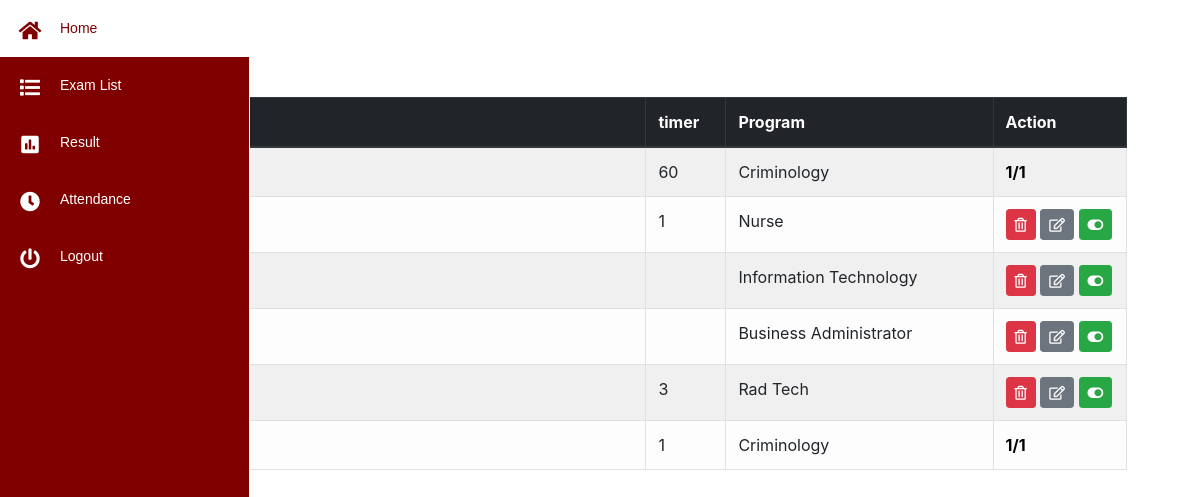
Page /emp/exam_list.php (signed in) on the committed database.
### tables this page shows
CREATE TABLE `lexamtb` (
  `lexamtbl_id` int(11) NOT NULL,
  `exam_name` varchar(255) NOT NULL,
  `program` varchar(225) NOT NULL,
  `exam_no` varchar(255) NOT NULL,
  `actyear` varchar(225) NOT NULL,
  `status` enum('0','1') NOT NULL
);

CREATE TABLE `timetbl` (
  `timer_id` int(11) NOT NULL,
  `exam_id` varchar(255) NOT NULL,
  `duration` varchar(255) NOT NULL
);

### emp/exam_list.php (the view, shortened to what this page needs)
<!DOCTYPE html>
<html>
<head>
</head>
<body>
<?php
 include ("php/nav.php");
$q1="SELECT * FROM lexamtb WHERE actyear ='$active'";
 $r1= mysqli_query($conn,$q1);
?>
<div class="container">
<br>
<center><h3 style="color: white" >Exam List</h3></center>
<button type="submit" class="btn btn-warning btn-sm" name="tran" data-toggle="modal" data-target="#cexam">
</button>
<br>
   <div class=" table-sorting table-responsive-sm mx-auto " style="width:95%">
                   <table class="table table-striped table-bordered table-light"  id="tSortable22">
                    <thead class="thead-dark">
                     <tr>
                                            <th style="width:1%">#</th>
                                            <th style="width:40%">Exam</th>
                                            <th style="width:5%">timer</th>
                                            <th style="width:20%">Program</th>
                                            <th style="width:10%">Action</th>
                                        </tr>
                                      </thead>
                                              <tbody>
                                        <?php
                                        $counter =1;
                                        while($row = mysqli_fetch_array($r1)){
 $exam_name= $row["exam_name"];
  $prog1= $row["program"];
   $count='hidden';
  $button= '';
  $check_exam = mysqli_query($conn, "SELECT * FROM lexamtb WHERE status='1' AND exam_name='$exam_name' AND program='$prog1'");
  $check_exam_row = mysqli_num_rows($check_exam);
    if($check_exam_row > 0) {
      $button = 'hidden style="cursor: not-allowed;"';
      $count='';
    }
?>
                                        <tr weight="100%">
                                        <td ><?php echo $counter; ?></td>
                                        <td><?php echo $row["exam_name"]; ?></td>
<?php
$eid = $row["exam_no"];
$program =$row["program"];
  $s2= "SELECT * FROM timetbl WHERE exam_id = '$eid'";
  $r2 = $conn->query($s2);
  $d2= $r2->fetch_assoc();
  $dura = $d2['duration'];
?>
                                        <td><?php echo  $dura ?></td>
                                        <td><?php echo $row["program"]; ?></td>
                                        <td  style="color: white;">
                                        <a href="action_exam.php?id=<?php echo $row["exam_no"]; ?>"  onclick="return confirm_pay()" <?php echo $button?> class="btn btn-danger btn-sm "><i class="far fa-trash-alt"></i></a>
                                        <a href="iexam.php?id=<?php echo $row["exam_no"]; ?>" 	 onclick="return confirm_pay()"  <?php echo $button?> class="btn btn-secondary btn-sm "><i class="far fa-edit"></i></a>
                                        <a href="examact.php?id=<?php echo $row["exam_no"]; ?>"  onclick="return confirm_pay()" <?php echo $button?> class="btn btn-success btn-sm "><i class="fas fa-toggle-on"></i></a>
<?php
$rows_enroll= mysqli_query($conn, "SELECT * FROM enrolltbl WHERE enroll_date ='$active' AND program='$program'");
$rows_enroll_count= mysqli_num_rows($rows_enroll);
$rows_done= mysqli_query($conn, "SELECT * FROM evaltbl WHERE exam_no ='$eid' ");
$rows_done_count= mysqli_num_rows($rows_done);
?>
                                    <b  <?php echo  $count ?> style="color: black"><?php echo $rows_done_count;?>/<?php echo $rows_enroll_count;?></b>
                                     </td>
<?php
 $counter++;
   }
  ?>
  </tbody>
</div></div>
</body>
</html>

### emp/admin_sidemenu.css (style rules this page uses)
.body, html { height: 100% }

### rows in the picture
lexamtb: timetbl.duration "60", program "Criminology", rows_done_count "1", rows_enroll_count "1"
lexamtb: timetbl.duration "1", program "Nurse"
lexamtb: program "Information Technology"
lexamtb: program "Business Administrator"
lexamtb: timetbl.duration "3", program "Rad Tech"
lexamtb: timetbl.duration "1", program "Criminology", rows_done_count "1", rows_enroll_count "1"
